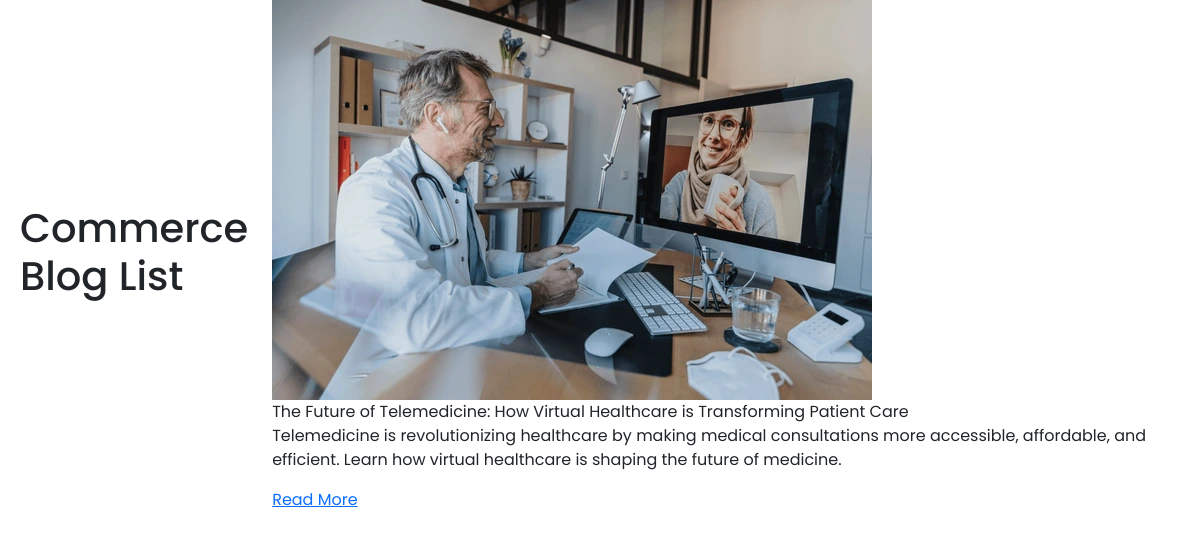
Screenshot of /blog/commerce/ with the database file from the repository.
### blog/models.py (models this page shows, shortened)
class Blog(models.Model):
    BLOG_TYPE_CHOICES = [
        ('commerce', 'commerce'),
        ('energy', 'energy'),
        ('esports', 'esports'),
        ('fintech', 'fintech'),
        ('healthcare', 'healthcare'),
        ('realestate', 'realestate'),
        ('tour', 'tour'),
    ]
    title = models.CharField(max_length=255)
    slug = models.SlugField(unique=False, blank=True)
    image = models.ImageField(upload_to="blog/images/blog_images")
    content = models.TextField()
    short_description = models.CharField(max_length=200, blank=True, null=True)
    category = models.CharField(max_length=100)
    published_date = models.DateTimeField(auto_now_add=True)
    author = models.CharField(max_length=100, default="Unknown Author")
    author_description = models.TextField(default="No description available.")
    author_image = models.ImageField(
    upload_to='blog/images/author_images/',
    default='blog/images/author_images/default_author_image.png',
    blank=True, null=True
    )
    active = models.BooleanField(default=True)
    tags = models.ManyToManyField(Tag, blank=True)
    blog_type = models.CharField(
        max_length=20, choices=BLOG_TYPE_CHOICES, default='healthcare'
    )  # Default value corrected

### blog/views.py (the view)
# urls.py: path("commerce/", views.blog_list, {"blog_type": "commerce"}, name="commerce_blog_list"),
def blog_list(request, blog_type=None):
    if blog_type not in dict(Blog.BLOG_TYPE_CHOICES).keys():
        messages.error(request, 'Invalid blog type!')
        return redirect('blog:form')
    blogs = Blog.objects.filter(active=True, blog_type=blog_type).order_by("-published_date")
    for blog in blogs:
        if not blog.slug or not slugify(blog.slug):
            blog.slug = slugify(blog.title)
            blog.save()
    return render(request, f'{blog_type}_blog_list.html', {
        "blogs": blogs,
        "blog_type": blog_type
    })

### blog/templates/commerce_blog_list.html (shortened to what this page needs)
{% load static %}
<!DOCTYPE html>
<html lang="en">
<head>
    <link href="https://cdn.jsdelivr.net/npm/bootstrap@5.3.0-alpha1/dist/css/bootstrap.min.css" rel="stylesheet">
    <link rel="stylesheet" href="{% static 'css/styles.css' %}">
</head>
<body>
    <div class="container">
        <h1 class="page-title">Commerce Blog List</h1>
        <div class="blog-grid">
            {% for blog in blogs %}
            <div class="blog-card">
                <div class="blog-image">
                    {% if blog.image %}
                        <img src="{{ blog.image.url }}" alt="{{ blog.title }}" class="blog-img">
                    {% else %}
                        <img src="{% static 'images/default_blog_image.jpg' %}" alt="{{ blog.title }}" class="blog-img">
                    {% endif %}
                    <div class="blog-title">{{ blog.title }}</div>
                </div>
                <div class="blog-content">
                    <p class="blog-text">{{ blog.short_description|default:blog.content|truncatewords:30|safe }}</p>
                    <a href="{% url 'commerce_blog_detail' blog.slug %}" class="read-more" aria-label="Read more about {{ blog.title }}">Read More</a>
                </div>
            </div>
            {% endfor %}
        </div>
    </div>
</body>
</html>

### static/css/styles.css (style rules this page uses)
:root { --green: #19AF62; }
* { margin: 0; padding: 0; box-sizing: border-box; }
html, body { max-width: 100%; overflow-x: hidden; }
body { font-family: 'Poppins', sans-serif; background-image: url('../images/backdrop.jpg'); background-position: bottom; scroll-behavior: smooth; overflow-x: hidden; width: 100%; margin: 0; padding: 0; }
.container { display: flex; justify-content: space-between; align-items: center; width: 100%; max-width: 1440px; margin: 0 auto; padding: 0 20px; }
.container , .slide-container , .section-selector , .card , .card-topic , .card-container , .grow, .success-container, .footer { max-width: 1500px; }
body { justify-content: center; justify-items: center; }

### rows the page displays
Blog: image (placeholder picture), title "The Future of Telemedicine: How Virtual Healthcare is Transforming Patient Care", short_description "Telemedicine is revolutionizing healthcare by making medical consultations more accessible, affordable, and efficient. Learn how virtual healthcare is shaping the future of medicine."
